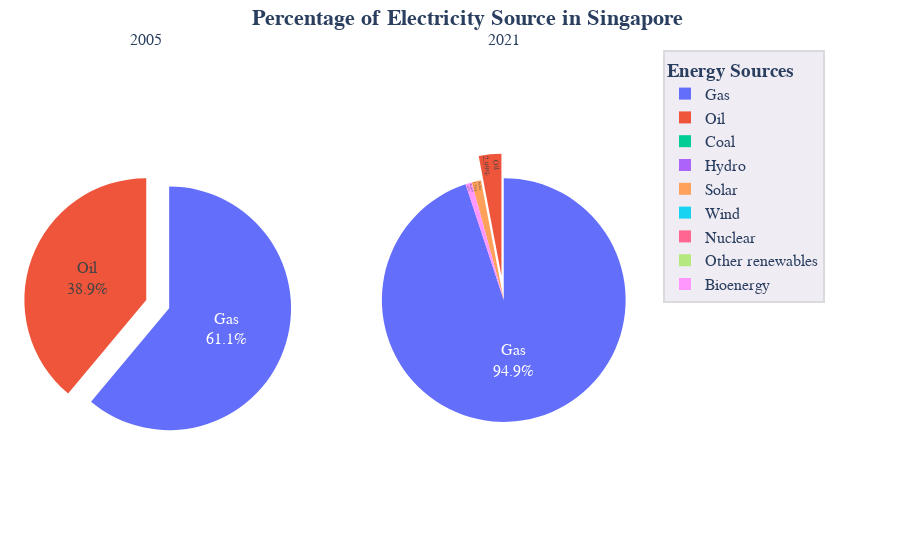

Here is the notebook cell this chart was saved with:
### Markdown cell above
## Chart #4 | Electricity sources in Singapore in 2005 and 2021

### Code cell
# Index out data needed. maybe explode oil?
energySources_filtered_2021 = finalDataset[finalDataset['Year'] == 2021].iloc[:,9:18]
energySources_filtered_2005 = finalDataset[finalDataset['Year'] == 2005].iloc[:,9:18]

# Plotting and customizing.
fig = make_subplots(1,2,specs=[[{'type':'domain'}, {'type':'domain'}]],subplot_titles=['2005','2021'])
fig.add_trace(go.Pie(labels=energySources_filtered_2005.columns,values=energySources_filtered_2005.values[0],pull=[0,0.2]),1,1)
fig.add_trace(go.Pie(labels=energySources_filtered_2021.columns,values=energySources_filtered_2021.values[0],pull=[0,0,0,0,0,0.2]),1,2)
fig.update_traces(textposition='inside', textinfo='label+percent',hoverinfo='label+percent') 
fig.update_layout(
    legend=dict(bordercolor='#dadade',borderwidth=2,bgcolor="#f0ecf4"),
    legend_title_text="<b>Energy Sources</b>",
    margin=dict(l=0,r=250,t=50,b=10),
    title_text='<b>Percentage of Electricity Source in Singapore</b>',
    title_x=0.28,
    font_family='Century Gothic',
    font=dict(size=16)
)

### Figure 1 — Plotly figure (JSON) as saved in the notebook; plotly's stock layout.template omitted (floating-point values rounded to 4 significant figures)
{"data": [{"domain": {"x": [0, 0.45], "y": [0, 1]}, "hoverinfo": "label+percent", "labels": ["Coal", "Gas", "Hydro", "Solar", "Wind", "Oil", "Nuclear", "Other renewables", "Bioenergy"], "pull": [0, 0.2], "textinfo": "label+percent", "textposition": "inside", "type": "pie", "values": [0, 61.07, 0, 0, 0, 38.93, 0, 0, 0]}, {"domain": {"x": [0.55, 1], "y": [0, 1]}, "hoverinfo": "label+percent", "labels": ["Coal", "Gas", "Hydro", "Solar", "Wind", "Oil", "Nuclear", "Other renewables", "Bioenergy"], "pull": [0, 0, 0, 0, 0, 0.2], "textinfo": "label+percent", "textposition": "inside", "type": "pie", "values": [0, 94.93, 0, 1.253, 0, 2.992, 0, 0, 0.8227]}], "layout": {"annotations": [{"font": {"size": 16}, "showarrow": false, "text": "2005", "x": 0.225, "xanchor": "center", "xref": "paper", "y": 1, "yanchor": "bottom", "yref": "paper"}, {"font": {"size": 16}, "showarrow": false, "text": "2021", "x": 0.775, "xanchor": "center", "xref": "paper", "y": 1, "yanchor": "bottom", "yref": "paper"}], "font": {"family": "Century Gothic", "size": 16}, "legend": {"bgcolor": "#f0ecf4", "bordercolor": "#dadade", "borderwidth": 2, "title": {"text": "<b>Energy Sources</b>"}}, "margin": {"b": 10, "l": 0, "r": 250, "t": 50}, "title": {"text": "<b>Percentage of Electricity Source in Singapore</b>", "x": 0.28}}}
